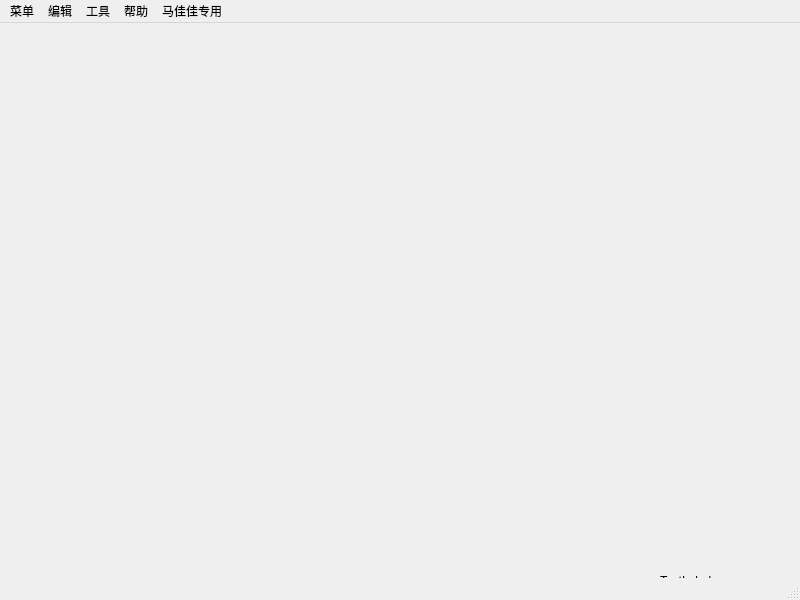
<?xml version="1.0" encoding="UTF-8"?>
<ui version="4.0">
 <class>MainWindow</class>
 <widget class="QMainWindow" name="MainWindow">
  <property name="geometry">
   <rect>
    <x>0</x>
    <y>0</y>
    <width>800</width>
    <height>600</height>
   </rect>
  </property>
  <property name="windowTitle">
   <string>MainWindow</string>
  </property>
  <widget class="QWidget" name="centralwidget">
   <widget class="QWidget" name="gridLayoutWidget">
    <property name="geometry">
     <rect>
      <x>0</x>
      <y>0</y>
      <width>791</width>
      <height>541</height>
     </rect>
    </property>
    <layout class="QGridLayout" name="Maingridlayout"/>
   </widget>
   <widget class="QLabel" name="label">
    <property name="geometry">
     <rect>
      <x>660</x>
      <y>550</y>
      <width>72</width>
      <height>15</height>
     </rect>
    </property>
    <property name="text">
     <string>TextLabel</string>
    </property>
   </widget>
  </widget>
  <widget class="QMenuBar" name="menubar">
   <property name="geometry">
    <rect>
     <x>0</x>
     <y>0</y>
     <width>800</width>
     <height>26</height>
    </rect>
   </property>
   <widget class="QMenu" name="menu">
    <property name="title">
     <string>菜单</string>
    </property>
    <addaction name="separator"/>
    <addaction name="fileOpenAction"/>
    <addaction name="separator"/>
    <addaction name="appCloseAction"/>
   </widget>
   <widget class="QMenu" name="menu_2">
    <property name="title">
     <string>编辑</string>
    </property>
   </widget>
   <widget class="QMenu" name="menu_3">
    <property name="title">
     <string>工具</string>
    </property>
    <addaction name="pdfProcessAction"/>
    <addaction name="separator"/>
    <addaction name="office2PdfAction"/>
   </widget>
   <widget class="QMenu" name="menu_4">
    <property name="title">
     <string>帮助</string>
    </property>
   </widget>
   <widget class="QMenu" name="menu_5">
    <property name="title">
     <string>马佳佳专用</string>
    </property>
   </widget>
   <addaction name="menu"/>
   <addaction name="menu_2"/>
   <addaction name="menu_3"/>
   <addaction name="menu_4"/>
   <addaction name="menu_5"/>
  </widget>
  <widget class="QStatusBar" name="statusbar"/>
  <action name="fileOpenAction">
   <property name="text">
    <string>打开</string>
   </property>
   <property name="toolTip">
    <string>打开</string>
   </property>
   <property name="shortcut">
    <string>Alt+S</string>
   </property>
  </action>
  <action name="appCloseAction">
   <property name="text">
    <string>关闭</string>
   </property>
   <property name="toolTip">
    <string>关闭</string>
   </property>
  </action>
  <action name="pdfProcessAction">
   <property name="text">
    <string>PDF处理</string>
   </property>
   <property name="toolTip">
    <string>PDF处理</string>
   </property>
  </action>
  <action name="office2PdfAction">
   <property name="text">
    <string>OFFICE处理</string>
   </property>
   <property name="toolTip">
    <string>office转为pdf</string>
   </property>
  </action>
 </widget>
 <resources/>
 <connections/>
</ui>
